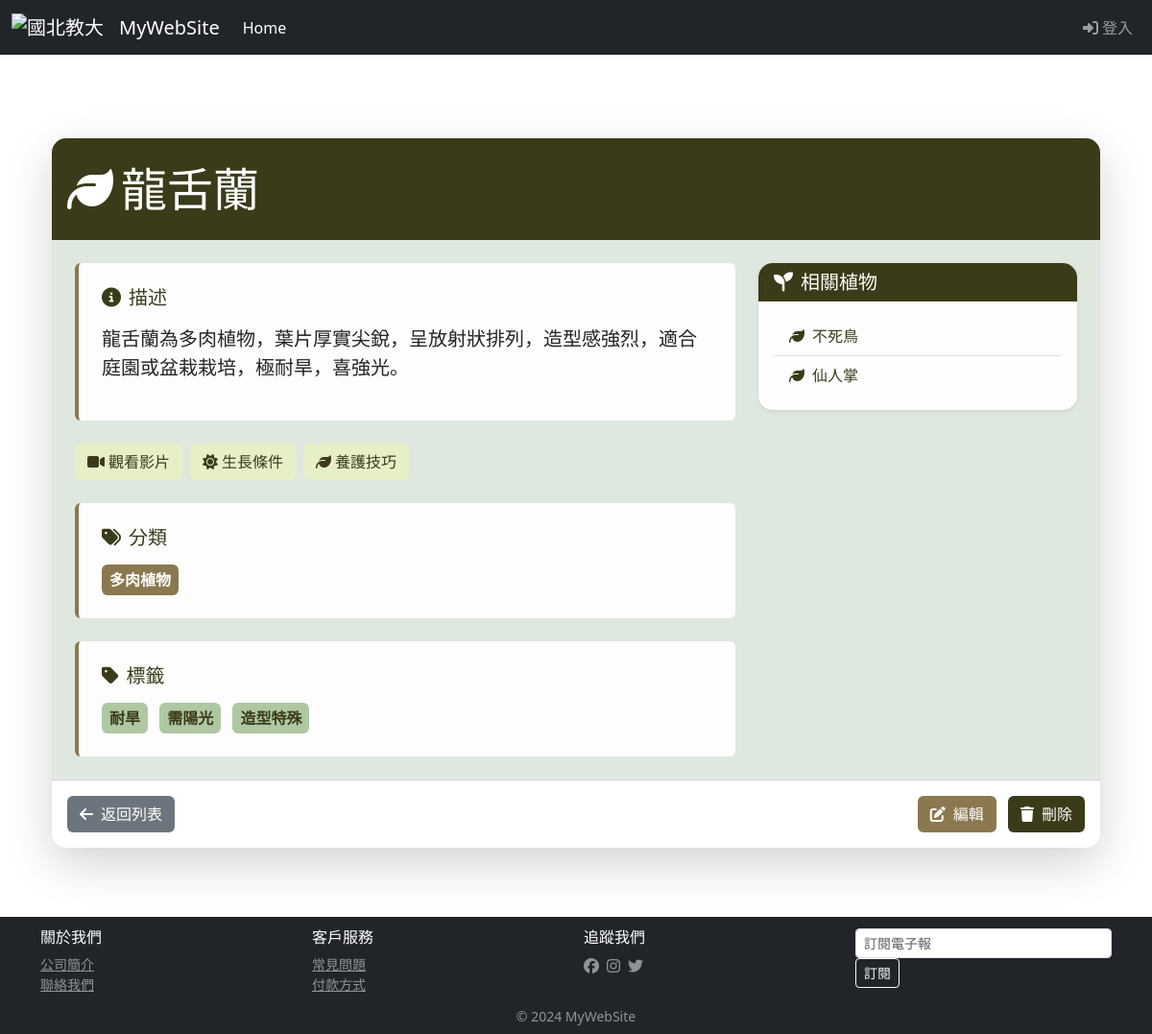
The app's page /plant/Agave/ with its own data.
### plant/models.py (models this page shows, shortened)
class Plant(models.Model):
    title = models.CharField(max_length=255, default="")
    description = models.TextField(default="")
    slug = models.SlugField(blank=True, default="")
    category = models.ForeignKey(Category, null=True, on_delete=models.PROTECT)
    tags = models.ManyToManyField(Tag)
    image = models.ImageField(upload_to='plants/', null=True, blank=True)
    video_url = models.URLField(blank=True, null=True)
    temperature = models.CharField(max_length=255, default="", blank=True, help_text="溫度需求")
    humidity = models.CharField(max_length=255, default="", blank=True, help_text="濕度需求")
    light_requirement = models.CharField(max_length=255, default="", blank=True, help_text="光照需求")
    watering = models.CharField(max_length=255, default="", blank=True, help_text="澆水頻率")
    repotting = models.CharField(max_length=255, default="", blank=True, help_text="換盆建議")
    precaution = models.CharField(max_length=255, default="", blank=True, help_text="注意事項")
    user = models.ForeignKey(User, on_delete=models.CASCADE, null=True)
    favorite_users = models.ManyToManyField(User, related_name='favorite_plants', through='PlantFavorite', through_fields=('plant', 'user'))

class Category(models.Model):
    title = models.CharField(max_length=255, default="")
    def __str__(self):
        return self.title

class Tag(models.Model):
    title = models.CharField(max_length=255, default="")
    def __str__(self):
        return self.title

### plant/views.py (the view)
# urls.py: path('plant/<slug:slug>/', pviews.detail, name='plant_detail'),
def detail(request, slug=None):
    plant = get_object_or_404(Plant, slug=slug)
    return render(request, 'plant/detail.html', locals())

### templates/plant/detail.html (shortened to what this page needs)
{% extends "base.html" %}
{% block title %}{{ plant.title }} - 植物詳情{% endblock %}
{% block content %}
<div class="container py-5">
    <div class="card shadow-lg border-0 mb-4" style="background: #dfe8df;">
        <div class="card-header py-4" style="background: #3B3B1A;">
            <div class="d-flex justify-content-between align-items-center">
                <h1 class="display-5 mb-0 text-white">
                    <i class="fas fa-leaf me-2"></i>{{ plant.title }}
                </h1>
            </div>
        </div>
        <div class="card-body p-4">
            <div class="row">
                <div class="col-md-8">
                    <div class="mb-4 p-4 rounded" style="background-color: rgba(255, 255, 255, 0.9); border-left: 4px solid #8A784E;">
                        <h5 class="mb-3" style="color: #3B3B1A !important;">
                            <i class="fas fa-info-circle me-2"></i>描述
                        </h5>
                        <p class="lead text-dark">{{ plant.description }}</p>
                    </div>
                    <div class="d-flex justify-content-between align-items-center mt-4">
                        {% if plant.video_url %}
                            <div class="d-flex gap-2">
                                <a href="{{plant.video_url}}" target="_blank" class="btn" style="background-color: #E7EFC7; color: #3B3B1A;">
                                    <i class="fas fa-video me-1"></i>觀看影片
                                </a>
                                <a href="{% url 'detail_condition' plant.slug %}" class="btn" style="background-color: #E7EFC7; color: #3B3B1A;">
                                    <i class="fas fa-sun me-1"></i>生長條件
                                </a>
                                <a href="{% url 'detail_care' plant.slug %}" class="btn" style="background-color: #E7EFC7; color: #3B3B1A;">
                                    <i class="fas fa-leaf me-1"></i>養護技巧
                                </a>
                            </div>
                        {% endif %}
                    </div>
                    {% if plant.category %}
                    <div class="mt-4 p-4 rounded" style="background-color: rgba(255, 255, 255, 0.9); border-left: 4px solid #8A784E;">
                        <h5 class="mb-3" style="color: #3B3B1A !important;">
                            <i class="fas fa-tags me-2"></i>分類
                        </h5>
                        <span class="badge fs-6 p-2" style="background-color: #8A784E; color: white;">{{ plant.category }}</span>
                    </div>
                    {% endif %}
                    {% if plant.tags.all %}
                    <div class="mt-4 p-4 rounded" style="background-color: rgba(255, 255, 255, 0.9); border-left: 4px solid #8A784E;">
                        <h5 class="mb-3" style="color: #3B3B1A !important;">
                            <i class="fas fa-tag me-2"></i>標籤
                        </h5>
                        {% for tag in plant.tags.all %}
                        <span class="badge fs-6 p-2 me-2" style="background-color: #AEC8A4; color: #3B3B1A;">{{ tag }}</span>
                        {% endfor %}
                    </div>
                    {% endif %}
                </div>
                <div class="col-md-4 mt-4 mt-md-0">
                    <div class="card border-0 shadow-sm" style="background: rgba(255, 255, 255, 0.9);">
                        <div class="card-header" style="background: #3B3B1A;">
                            <h5 class="mb-0 text-white">
                                <i class="fas fa-seedling me-2"></i>相關植物
                            </h5>
                        </div>
                        <div class="card-body">
                            {% if plant.category.plant_set.all %}
                            <ul class="list-group list-group-flush">
                                {% for related_plant in plant.category.plant_set.all %}
                                {% if related_plant.id != plant.id %}
                                <li class="list-group-item" style="background: transparent;">
                                    <a href="{% url 'plant_detail' related_plant.slug %}" class="text-decoration-none" style="color: #3B3B1A;">
                                        <i class="fas fa-leaf me-2"></i>{{ related_plant.title }}
                                    </a>
                                </li>
                                {% endif %}
                                {% endfor %}
                            </ul>
                            {% else %}
                            <p class="card-text text-muted">無相關植物</p>
                            {% endif %}
                        </div>
                    </div>
                </div>
            </div>
        </div>
        <div class="card-footer bg-white p-3">
            <div class="d-flex justify-content-between align-items-center">
                <a href="/plant/" class="btn" style="background-color: #6c757d; color: white;">
                    <i class="fas fa-arrow-left me-2"></i>返回列表
                </a>
                <div>
                    <a href="/admin/plant/plant/{{ plant.id }}/change/" class="btn me-2" style="background-color: #8A784E; color: white;">
                        <i class="fas fa-edit me-2"></i>編輯
                    </a>
                    <a href="/admin/plant/plant/{{ plant.id }}/delete/" class="btn" style="background-color: #3B3B1A; color: white;">
                        <i class="fas fa-trash me-2"></i>刪除
                    </a>
                </div>
            </div>
        </div>
    </div>
</div>
{% endblock %}

### static/css/style.css (style rules this page uses)
html, body { margin: 0; padding: 0; height: 100%; border: none; }
body { margin-left: 0px; margin-top: 0px; margin-right: 0px; margin-bottom: 0px; background-image: url(images/bg.gif); }

### templates/plant/detail.html (style rules this page uses)
.card { border-radius: 15px; overflow: hidden; }
.card-header { border-bottom: none; }
.rounded { border-radius: 10px; transition: transform 0.2s; }
.badge { transition: all 0.2s; }

### records on screen
Plant: title "龍舌蘭", description "龍舌蘭為多肉植物，葉片厚實尖銳，呈放射狀排列，造型感強烈，適合庭園或盆栽栽培，極耐旱，喜強光。", category "多肉植物"
Tag: title "耐旱"
Tag: title "需陽光"
Tag: title "造型特殊"
Plant: title "不死鳥"
Plant: title "仙人掌"
